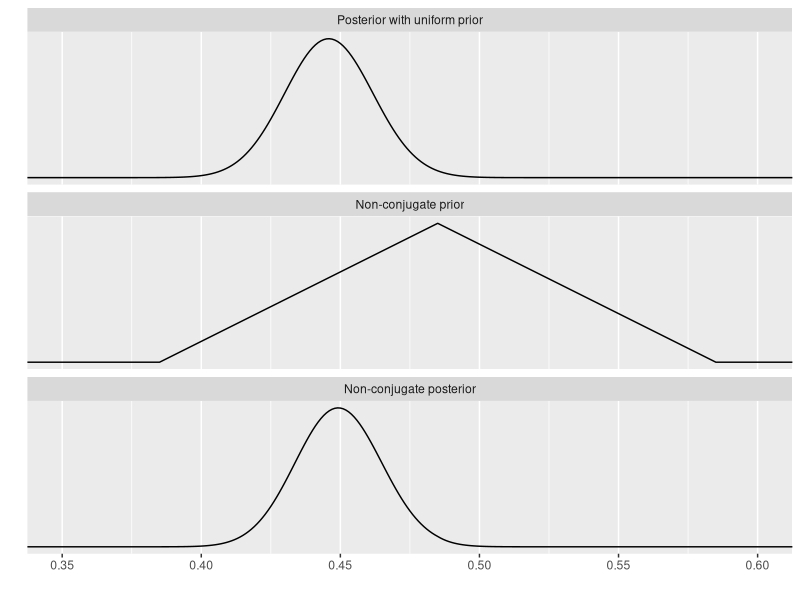
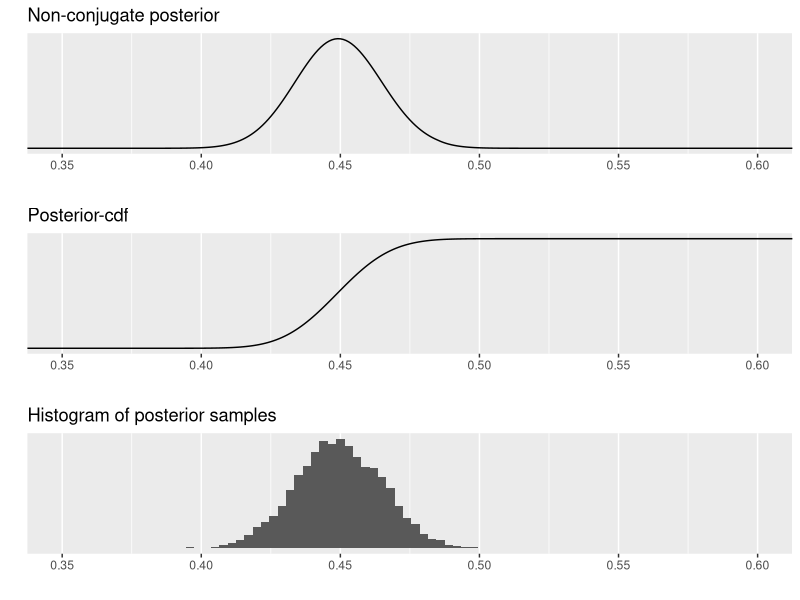

Reproduce these figures in R, in order.
#' ---
#' title: "Bayesian data analysis demo 2.4"
#' author: "Aki Vehtari, Markus Paasiniemi"
#' date: "`r format(Sys.Date())`"
#' ---

#' ## Probability of a girl birth given placenta previa (BDA3 p. 37).
#' 
#' Calculate the posterior distribution on a discrete grid of points by
#' multiplying the likelihood and a non-conjugate prior at each point,
#' and normalizing over the points. Simulate samples from the resulting
#' non-standard posterior distribution using inverse cdf using the
#' discrete grid.
#' 

#' ggplot2 and gridExtra are used for plotting, tidyr for manipulating data frames
#+ setup, message=FALSE, error=FALSE, warning=FALSE
library(ggplot2)
library(gridExtra)
library(tidyr)

#' ### Evaluating posterior with non-conjugate prior in grid
#' 
#' Posterior with observations (437,543) and uniform prior (Beta(1,1))
a <- 437
b <- 543
#' Evaluate densities at evenly spaced points between 0.1 and 1
df1 <- data.frame(theta = seq(0.1, 1, 0.001))
df1$con <- dbeta(df1$theta, a, b)

#' Compute the density of non-conjugate prior in discrete points, i.e. in a grid
#' this non-conjugate prior is the same as in figure 2.4 in the book
pp <- rep(1, nrow(df1))
pi <- sapply(c(0.385, 0.485, 0.585), function(pi) which(df1$theta == pi))
pm <- 11
pp[pi[1]:pi[2]] <- seq(1, pm, length.out = length(pi[1]:pi[2]))
pp[pi[3]:pi[2]] <- seq(1, pm, length.out = length(pi[3]:pi[2]))

#' normalize the prior
df1$nc_p <- pp / sum(pp)

#' compute the un-normalized non-conjugate posterior in a grid
po <- dbeta(df1$theta, a, b) * pp

#' normalize the posterior
df1$nc_po <- po / sum(po)


#' Plot posterior with uniform prior, non-conjugate
#' prior and the corresponding non-conjugate posterior
# gather the data frame into key-value pairs
# and change variable names for plotting
df2 <- gather(df1, grp, p, -theta, factor_key = T) #%>%
levels(df2$grp) <- c('Posterior with uniform prior',
                     'Non-conjugate prior', 'Non-conjugate posterior')
ggplot(data = df2) +
  geom_line(aes(theta, p)) +
  facet_wrap(~grp, ncol = 1, scales = 'free_y') +
  coord_cartesian(xlim = c(0.35,0.6)) +
  scale_y_continuous(breaks=NULL) +
  labs(x = '', y = '')

#' ### Inverse cdf sampling
#' 
#' compute the cumulative density in a grid
df1$cs_po <- cumsum(df1$nc_po)

#' Sample from uniform distribution U(0,1)
# set.seed(seed) is used to set seed for the randon number generator
set.seed(2601)
# runif(k) returns k uniform random numbers from interval [0,1]
r <- runif(10000)

#' Inverse-cdf sampling
# function to find the value smallest value theta at which the cumulative
# sum of the posterior densities is greater than r.
invcdf <- function(r, df) df$theta[sum(df$cs_po < r) + 1]
# sapply function for each sample r. The returned values s are now
# random draws from the distribution.
s <- sapply(r, invcdf, df1)

#' Create three plots: p1 is the posterior, p2 is the cdf of the posterior
#' and p3 is the histogram of posterior samples (drawn using inv-cdf)
p1 <- ggplot(data = df1) +
  geom_line(aes(theta, nc_po)) +
  coord_cartesian(xlim = c(0.35, 0.6)) +
  labs(title = 'Non-conjugate posterior', x = '', y = '') +
  scale_y_continuous(breaks = NULL)
p2 <- ggplot(data = df1) +
  geom_line(aes(theta, cs_po)) +
  coord_cartesian(xlim = c(0.35, 0.6)) +
  labs(title = 'Posterior-cdf', x = '', y = '') +
  scale_y_continuous(breaks = NULL)
p3 <- ggplot() +
  geom_histogram(aes(s), binwidth = 0.003) +
  coord_cartesian(xlim = c(0.35, 0.6)) +
  labs(title = 'Histogram of posterior samples', x = '', y = '') +
  scale_y_continuous(breaks = NULL)
# combine the plots
grid.arrange(p1, p2, p3)
